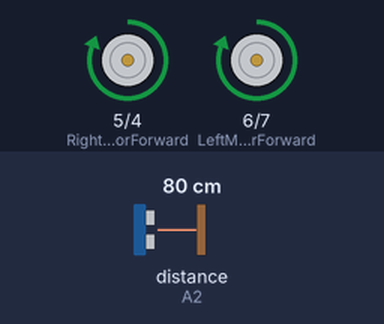
A sketch run on a simulated Arduino Uno, built with avr-gcc and run on an emulated ATmega328P. Shown: motor-driver pin pairs drawn as motors (green arrow = first pin HIGH = forward, orange = second pin HIGH = backward, longer = more drive). The inputs (shaded band) are chosen by the test bench; at power-on: distance to the obstacle (sensor on A2) 80 cm. The echo pulse lasts 58.3 µs per cm; what the sketch prints to the serial monitor is not drawn.

Above: at 2.2 s.
2.3 s: distance to the obstacle (sensor on A2) set to 22 cm
3.8 s: distance to the obstacle (sensor on A2) set to 18 cm
At 5.8 s:
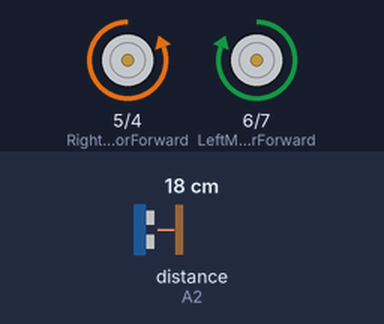
At 6.7 s:
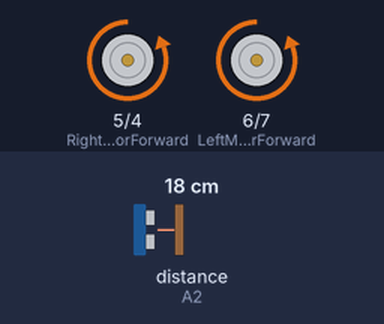
6.8 s: distance to the obstacle (sensor on A2) set to 35 cm
9.8 s: distance to the obstacle (sensor on A2) set to 2 cm
At 12.5 s:
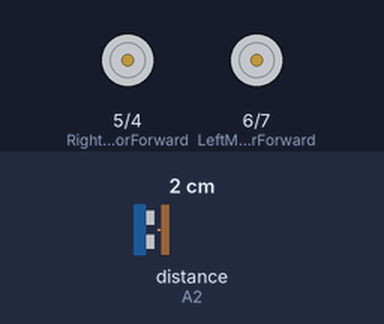
Timing chart, 0 to 13.8 s (numbered marks = the images above; inputs shaded):
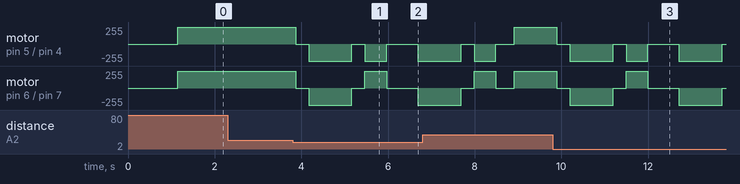

The sketch:

Obstacle_Avoiding_Car.ino
```cpp
#include <NewPing.h> //import the ultrasonic sensor library

//Assigning pins for the ultrasonic sensor
#define trig_pin A1
#define echo_pin A2
#define maximum_distance 200

//newPing function
NewPing sonar(trig_pin, echo_pin, maximum_distance);

//Assigning pins for the L298N DC Motor Driver
const int LeftMotorForward = 6;
const int LeftMotorBackward = 7;
const int RightMotorForward = 5;
const int RightMotorBackward = 4;

boolean goesForward = false; //initialize variable to hold status of the car, regarding if it is moving forward or not
int distance = 100; //initialize variable to hold the distance reading

//setup function
void setup(){

  //Serial output to the computer for ultrasonic sensor testing
  Serial.begin(9600);
  Serial.print("Setup Starting: ");

  //assign motor pins as output
  pinMode(RightMotorForward, OUTPUT);
  pinMode(LeftMotorForward, OUTPUT);
  pinMode(LeftMotorBackward, OUTPUT);
  pinMode(RightMotorBackward, OUTPUT);
  delay(500);

  //Take three initial distance readings
  distance = readPing();
  delay(100);
  Serial.print(distance);
  Serial.print(" ");

  distance = readPing();
  delay(100);
  Serial.print(distance);
  Serial.print(" ");

  distance = readPing();
  delay(100);
  Serial.print(distance);
  Serial.print(" ");

  Serial.print(" Initialization Finished, Starting Loop: ");
}

//main loop - basic instructions for the car
void loop(){


  //take distance reading
  delay(25);
  distance = readPing();
  delay(25);
  Serial.print(distance);
  Serial.print(" ");

  //if the distance infront of the car is 20cm or smaller, make the car stop and turn to avoid hitting obstacle
  if (distance <= 20){
    turn();
  }

  //if the distance infront of car is greater than 20cm, keep moving forward
  else {
   moveForward();
  }
}

//readPing function to get distance measurement
int readPing(){
  delay(70);
  int cm = sonar.ping_cm();
  if (cm==0){
    cm=250;
  }
  return cm;
}

//stop function
void moveStop(){

  //set all pins to low to make motors halt
  digitalWrite(RightMotorForward, LOW);
  digitalWrite(LeftMotorForward, LOW);
  digitalWrite(RightMotorBackward, LOW);
  digitalWrite(LeftMotorBackward, LOW);
}

//move forard function
void moveForward(){

  //check if the car is currently moving forward
  if(!goesForward){
    goesForward=true;

    //make both left and right motor spin backwards by setting both forward motor pins to high and backwards motor pins to low
    digitalWrite(LeftMotorForward, HIGH);
    digitalWrite(RightMotorForward, HIGH);

    digitalWrite(LeftMotorBackward, LOW);
    digitalWrite(RightMotorBackward, LOW);
  }
}

//move backward function
void moveBackward(){
  goesForward=false;

  //make both left and right motors spin backwards by setting both backward motor pins to high and forward motor pins to low
  digitalWrite(LeftMotorBackward, HIGH);
  digitalWrite(RightMotorBackward, HIGH);

  digitalWrite(LeftMotorForward, LOW);
  digitalWrite(RightMotorForward, LOW);

}

//turn function
void turn() {
   moveStop();
   delay(300);
   moveBackward();
   delay(1000);
   moveStop();
   delay(300);
   turnRight();
   moveStop();
   delay(300);
}

//turn right function
void turnRight(){

  //make the car turn right by making left motor spin forward and right motor spin backward
  digitalWrite(LeftMotorForward, HIGH);
  digitalWrite(RightMotorBackward, HIGH);

  digitalWrite(LeftMotorBackward, LOW);
  digitalWrite(RightMotorForward, LOW);

  delay(500);
}

//turn left function
void turnLeft(){

  //make the car turn left by making left motor spin backwards and right motor spin forwards
  digitalWrite(LeftMotorBackward, HIGH);
  digitalWrite(RightMotorForward, HIGH);

  digitalWrite(LeftMotorForward, LOW);
  digitalWrite(RightMotorBackward, LOW);

  delay(500);
}
```

Measured:
- the behaviour switches between 21 and 20 cm on distance to the obstacle (sensor on A2) (found by bisection; images 0 and 1)
- after the input at 2.3 s, every drawn part: stays the same
